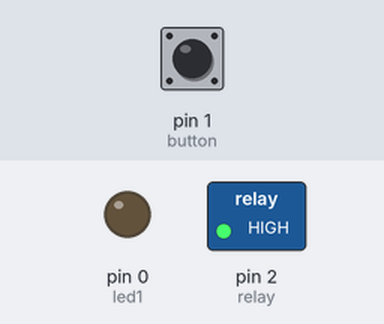
A sketch run on a simulated Arduino Uno, built with avr-gcc and run on an emulated ATmega328P. Parts: switched loads named in the sketch (green lamp = pin HIGH), output pins drawn as LEDs (lit = HIGH). Inputs (shaded band) come from the test bench; at power-on: pin 1 (button) LOW.

Above: at 1.2 s.
1.3 s: pin 1 (button) pulled HIGH for 0.15 s
At 2.7 s:
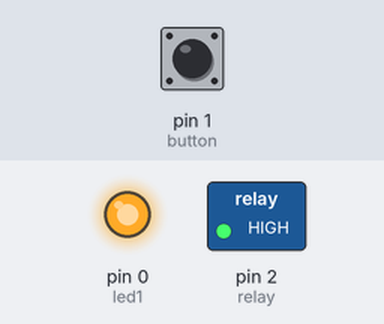
At 18.5 s:
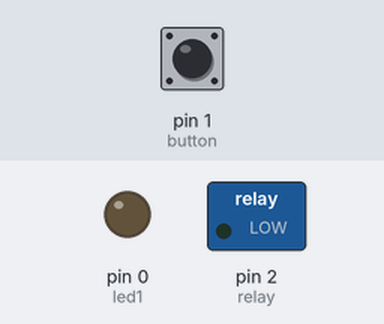
Timing chart, 0 to 18.8 s (numbered marks = the images above; inputs shaded):
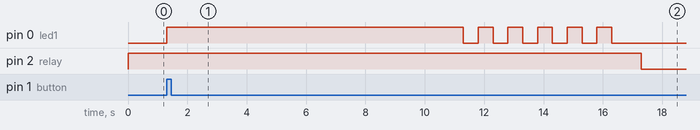

The sketch:

rocket_launch.ino
```cpp
// Pin connected to push-button
int led1 = 0;
int button = 1;
int relay = 2;
// Variable to check the state
int buttonState;

void setup()
{
  // Defining the button pin as input
  pinMode(button, INPUT);
  // Defines the LED1 as output
  pinMode(led1, OUTPUT);
  // Defines the LED2 as output
  pinMode(relay, OUTPUT);
  digitalWrite(relay, HIGH);
}

void loop()
{
  // Checks if the button state has change
  buttonState = digitalRead(button);
  if (buttonState == HIGH)
  {
    // Turns the LED1 on
    digitalWrite(led1, HIGH);
    delay(10000);

    int n;
    for (n = 1; n <= 5; n++)
      {
        digitalWrite(led1, LOW);
        delay(500);
        digitalWrite(led1, HIGH);
        delay(500);
      }

    digitalWrite(led1, LOW);
    delay(1000);
    // Turns the LED2 on
    digitalWrite(relay, LOW);
  }
}
```

Measured:
- after the input at 1.3 s, pin 0 (led1): LOW → HIGH at once, then repeats every 1.0 s: LOW 0.50 s, HIGH 0.50 s, until it stays LOW from 16.3 s; pin 2 (relay): HIGH → LOW after 16.0 s
